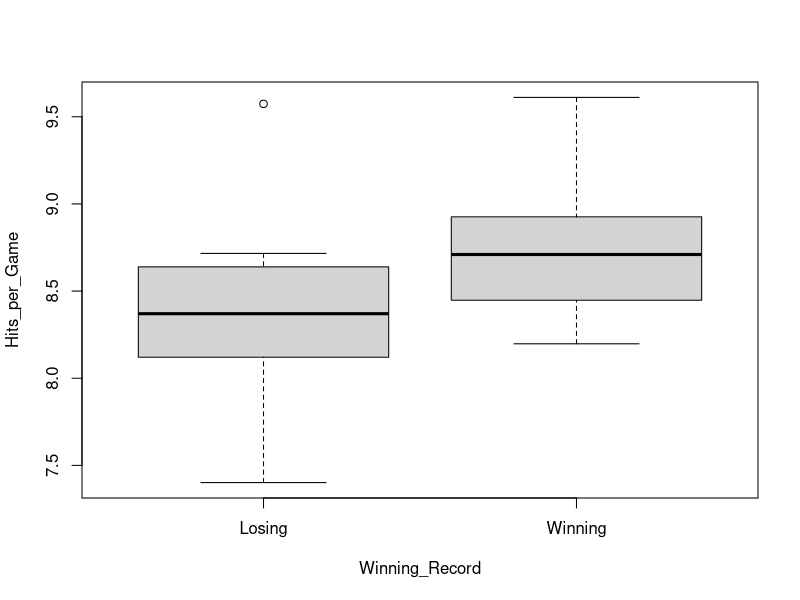
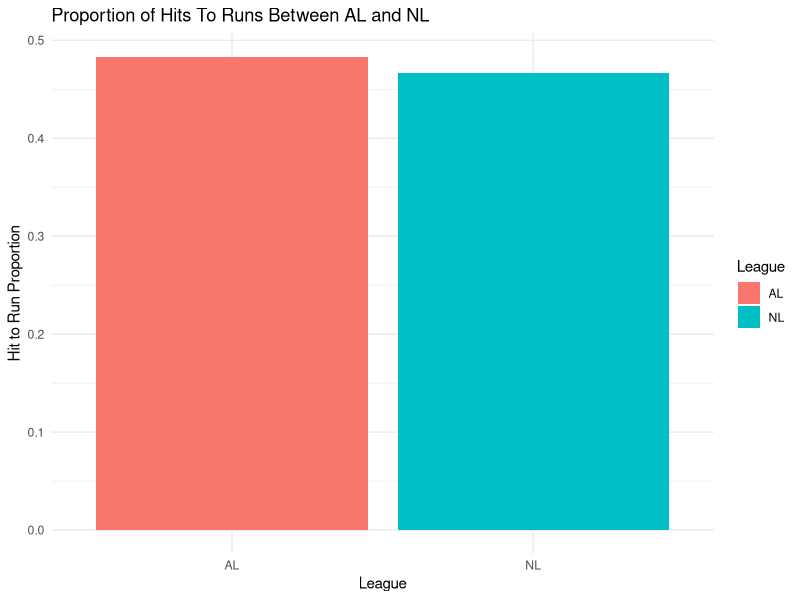

The R source for these figures, in order:
## ---- chunk 1
knitr::opts_chunk$set(echo = TRUE)
## ---- chunk 2
library(dplyr)
library(ggplot2)
BBH = read.csv('BaseballHits.csv')
str(BBH)
## ---- chunk 3
BBH$Hits_per_Game <- BBH$Hits / 162  # Calculate Hits per Game
BBH$Winning_Record <- ifelse(BBH$Wins > 81, "Winning", "Losing")  # Winning Record

# data = data.frame(Hits_per_game, Winning_Record)

# Group by Winning_Record and summarize Mean for Winning and Losing
summary_stats <- BBH %>%
  group_by(Winning_Record) %>%
  summarise(
    Mean_Hits = mean(Hits_per_Game),
    SD_Hits = sd(Hits_per_Game),
    Count = n()
  )

summary_stats

# print(data)

boxplot(Hits_per_Game ~ Winning_Record, data=BBH)

t.test(Hits_per_Game ~ Winning_Record, alternative="greater", conf.level=0.95, data=BBH)
## ---- chunk 4
AL_Teams = BBH %>% filter(League == "AL")
NL_Teams = BBH %>% filter(League == "NL")

NL_Hit_Total = sum(NL_Teams$Hits)
NL_Run_Total = sum(NL_Teams$Runs)
NL_Hit_Run_Prop = NL_Run_Total/NL_Hit_Total

print(NL_Hit_Total)
print(NL_Run_Total)

AL_Hit_Total = sum(AL_Teams$Hits)
AL_Run_Total = sum(AL_Teams$Runs)
AL_Hit_Run_Prop = AL_Run_Total/AL_Hit_Total

print(AL_Hit_Total)
print(AL_Run_Total)

# Create a data frame to display the results
hit_run_prop_df <- data.frame(
  League = c("NL", "AL"),
  Hit_to_Run_Proportion = c(NL_Hit_Run_Prop, AL_Hit_Run_Prop)
)

# Print the data frame
print(hit_run_prop_df)

ggplot(hit_run_prop_df, aes(x=League, y=Hit_to_Run_Proportion, fill = League)) +
  geom_bar(stat = "identity", position = "dodge") +
  labs(title = "Proportion of Hits To Runs Between AL and NL",
       x = "League",
       y = "Hit to Run Proportion") +
  theme_minimal()

prop.test(x=c(AL_Run_Total, NL_Run_Total), n=c(AL_Hit_Total, NL_Hit_Total), correct = FALSE)
## ---- chunk 5

## ---- chunk 6

## ---- chunk 7

## ---- chunk 8

## ---- chunk 9

